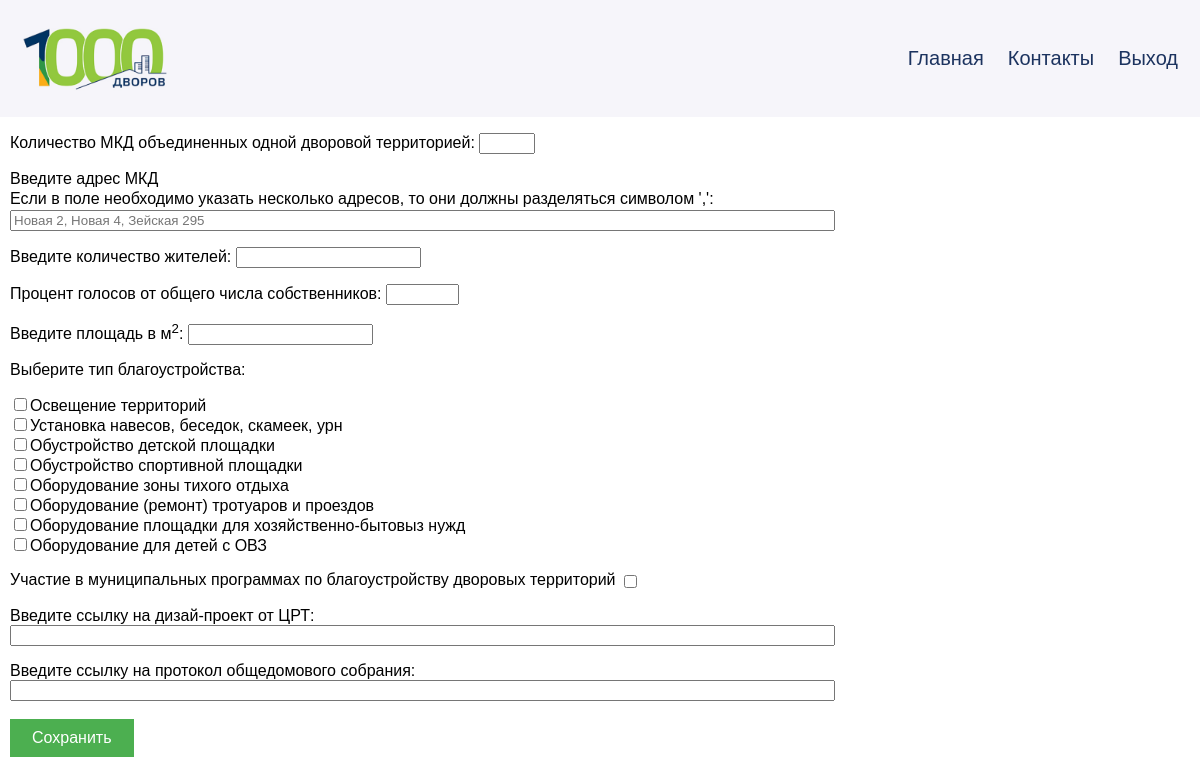
Screenshot of /add-application/ (signed in) with the database file from the repository.
### hello/models.py (models this page shows)
class Type_jobs(models.Model):
    name = models.CharField(max_length=50)

### hello/views.py (the view, shortened to what this page needs)
# urls.py: path('add-application/', views.add_application, name="add_applic"),
@login_required
def add_application(request):
    types = Type_jobs.objects.all()
    return render(request, "hello/add_application.html", {"types": types})

### hello/templates/hello/add_application.html (shortened to what this page needs)
{% extends "hello/base.html" %}
{% block content %}
<div class="form_application">
    <form method="POST">
        <p>
            <label>Количество МКД объединенных одной дворовой территорией: </label>
            <input type="number" name="quantity_MKD" min="1" max="10" required/>
        </p>
        <p>
            <label class="str">Введите адрес МКД</label>
            <label class="str1">Если в поле необходимо указать несколько адресов, то они должны разделяться символом ',':</label>
            <input type="text" name="address" size="100" required placeholder="Новая 2, Новая 4, Зейская 295"/>
        </p>
        <p>
            <label>Введите количество жителей: </label>
            <input type="number" name="number_people" required min="1"/>
        </p>
        <p>
            <label>Процент голосов от общего числа собственников: </label>
            <input type="text" name="percentage_of_vote" size="6" min="0" max="100" required/>
        </p>
        <p>
            <label>Введите площадь в м<sup>2</sup>: </label>
            <input type="text" name="yard_area" required/>
        </p>
        <p>
            <label>Выберите тип благоустройства:</label><br>
            <div>
            {% for type in types %}
                <input type="checkbox" name="types" value="{{type.id}}" />{{ type.name}} <br />
            {% endfor %}
            </div>
        </p>
        <p>
            <label>Участие в муниципальных программах по благоустройству дворовых территорий</label>
            <input type="checkbox" name="participation_in_municipal" style="vertical-align: middle;"/>
        </p>
        <p>
            <label class="str">Введите ссылку на дизай-проект от ЦРТ:</label>
            <input type="text" size="100"/>
        </p>
        <p>
            <label class="str">Введите ссылку на протокол общедомового собрания:</label>
            <input type="text" size="100"/>
        </p>
            <input type="submit" value="Сохранить" class="button">
    </form>
</div>
{% endblock content %}

### hello/static/hello/css/style.css (style rules this page uses)
* { box-sizing: border-box; }
body { margin: 0; font-family: Arial, sans-serif; }
.form_application { margin: 10px; }
.str { display: block; }
.str1 { display: block; margin: 2px 0px; }
.button { background-color: #4CAF50; border: none; color: white; padding: 10px 22px; text-align: center; text-decoration: none; display: inline-block; font-size: 16px; margin: 2px 0px; cursor: pointer; }

### rows the page displays
Type_jobs: name "Освещение территорий"
Type_jobs: name "Установка навесов, беседок, скамеек, урн"
Type_jobs: name "Обустройство детской площадки"
Type_jobs: name "Обустройство спортивной площадки"
Type_jobs: name "Оборудование зоны тихого отдыха"
Type_jobs: name "Оборудование (ремонт) тротуаров и проездов"
Type_jobs: name "Оборудование площадки для хозяйственно-бытовыз нужд"
Type_jobs: name "Оборудование для детей с ОВЗ"
